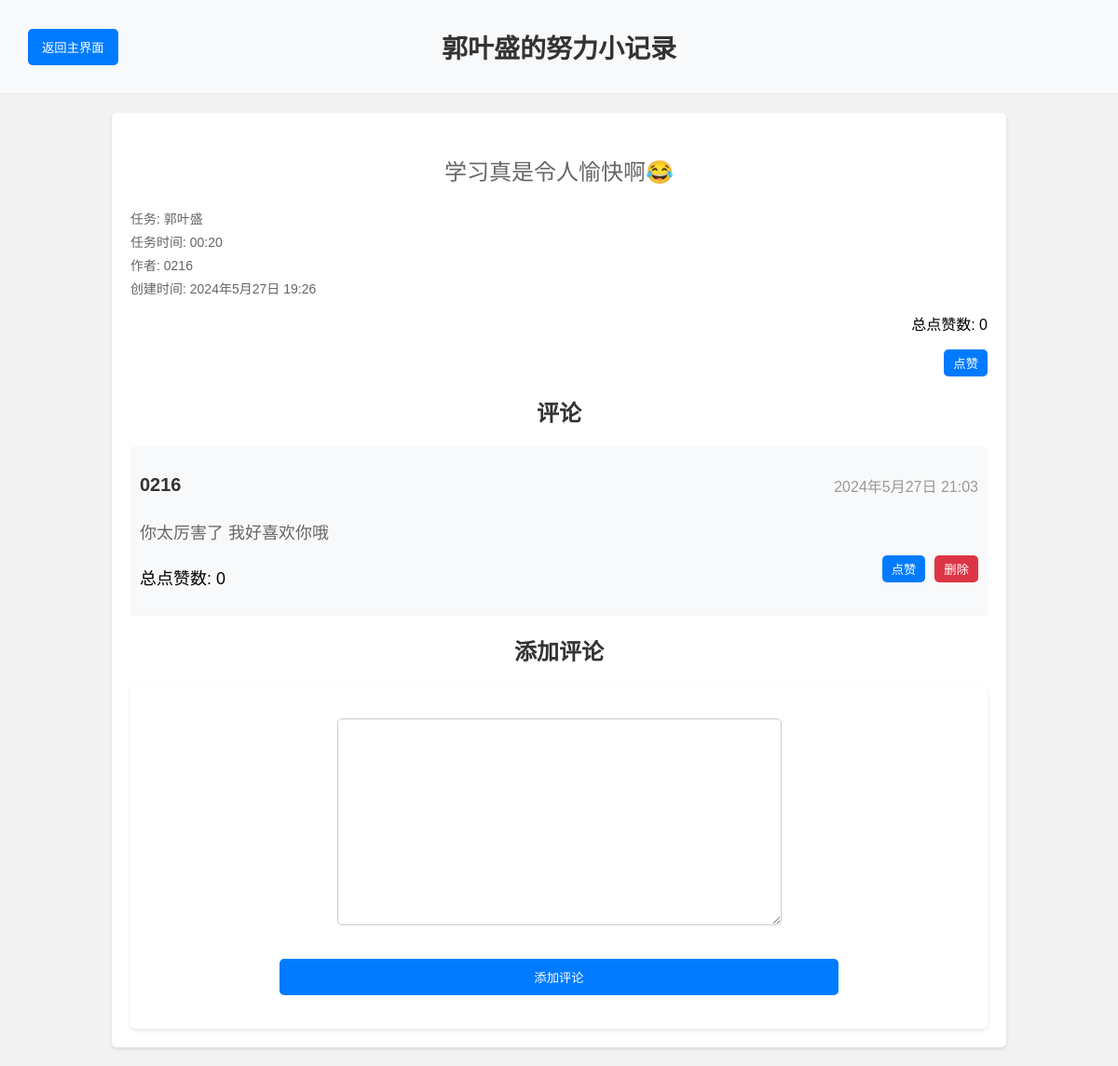
Page /post/21/ (signed in) on the earlier database version.
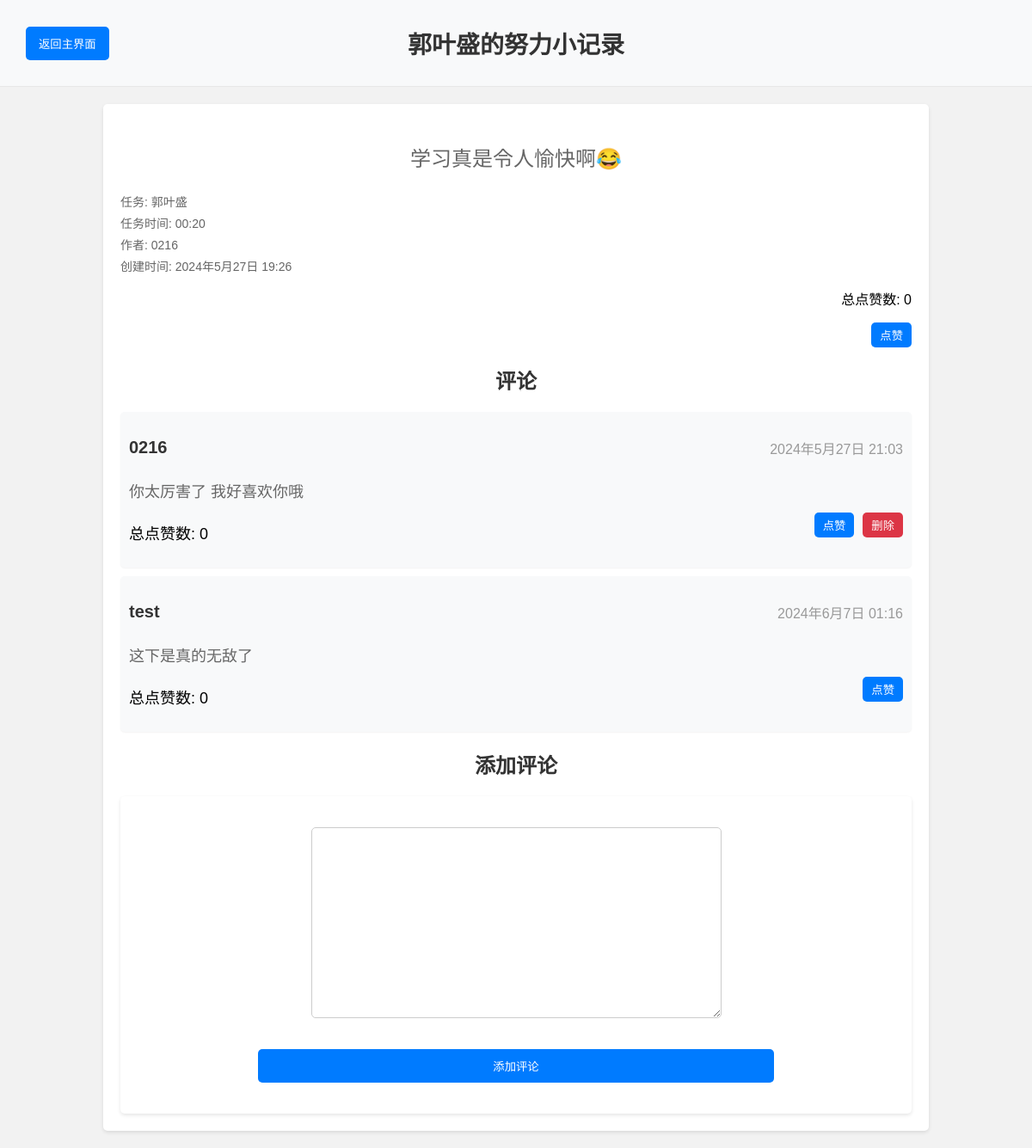
Same page on the later database version.
### community/models.py (models this page shows, shortened)
class Comment(models.Model):
    post = models.ForeignKey(Post, related_name='comments', on_delete=models.CASCADE)
    author = models.ForeignKey(User, on_delete=models.CASCADE)
    content = models.TextField()
    created_at = models.DateTimeField(auto_now_add=True)
    likes = models.ManyToManyField(User, related_name='comment_likes', blank=True)
    class Meta:
        db_table = 'comment_tb'
        verbose_name = '评论'
        verbose_name_plural = verbose_name
    def total_likes(self):
        return self.likes.count()

### community/views.py (the view)
# urls.py: path('post/<int:post_id>/', views.post_detail, name='post_detail'),  # 添加帖子详细页面的URL模式
@login_required
def post_detail(request, post_id):
    post = get_object_or_404(Post, id=post_id)
    comments = post.comments.all()
    if request.method == 'POST':
        form = CommentForm(request.POST)
        if form.is_valid():
            comment = form.save(commit=False)
            comment.post = post
            comment.author = request.user
            comment.save()
            return redirect('post_detail', post_id=post.id)
    else:
        form = CommentForm()
    return render(request, 'community/post_detail.html', {'post': post, 'comments': comments, 'form': form})

### community/forms.py
class CommentForm(forms.ModelForm):
    class Meta:
        model = Comment
        fields = ['content']
        labels = {
            'content': ''
        }

### community/models.py (called while the page is built)
    def total_likes(self):
        return self.likes.count()

### community/templates/community/post_detail.html (shortened to what this page needs)
{% load static %}
{% load filters %}
<link rel="stylesheet" href="{% static 'community/post_detail_style.css' %}">
{% block content %}
    <div class="navbar">
        <div class="navbar-left">
            <button onclick="location.href='{% url 'post_list' %}'" class="back-button">返回主界面</button>
        </div>
        <div class="navbar-center">
            <h1>{{ post.title }}</h1>
        </div>
    </div>
    <div class="post-detail">
        <div class="post-content">
            <p>{{ post.content }}</p>
        </div>
        <div class="post-details">
            <p1>任务: {{ post.task }}</p1>
            <p1>任务时间: {{ post.task_time }}</p1>
            <p1>作者: {{ post.author.username }}</p1>
            <p1>创建时间: {{ post.created_at }}</p1>
        </div>
        <div class="post-likes">
            <p class="total-likes">总点赞数: <span id="likes-count-post-{{ post.id }}">{{ post.total_likes }}</span></p>
            <form class="like-form" action="{% url 'like_item' 'post' post.id %}" method="POST">
                {% if user in post.likes.all %}
                    <button type="submit" class="like-button">取消点赞</button>
                {% else %}
                    <button type="submit" class="like-button">点赞</button>
                {% endif %}
            </form>
        </div>
        <h2>评论</h2>
        <ul class="comment-list">
            {% for comment in comments %}
                <li class="comment">
                    <div class="comment-header">
                        <p class="comment-author">{{ comment.author.username }}</p>
                        <p1 class="comment-time">{{ comment.created_at }}</p1>
                    </div>
                    <p class="comment-content">{{ comment.content }}</p>
                    <div class="comment-footer">
                        <p class="total-likes">总点赞数: <span id="likes-count-comment-{{ comment.id }}">{{ comment.total_likes }}</span></p>
                        <form class="like-form" action="{% url 'like_item' 'comment' comment.id %}" method="POST">
                            {% if user in comment.likes.all %}
                                <button type="submit" class="like-button">取消点赞</button>
                            {% else %}
                                <button type="submit" class="like-button">点赞</button>
                            {% endif %}
                        </form>
                        {% if user.is_authenticated and user == comment.author %}
                            <form method="post" action="{% url 'delete_comment' post.id comment.id %}" class="delete-form">
                                <button type="submit" class="red-button">删除</button>
                            </form>
                        {% endif %}
                    </div>
                </li>
            {% endfor %}
        </ul>
        <h2>添加评论</h2>
        <div class="comment-form">
            <form method="post">
                {{ form.as_p }}
                <button type="submit" class="submit-button">添加评论</button>
            </form>
        </div>
    </div>
{% endblock %}

Differences in the rows shown:
added Comment: author.username "test", created_at "2024年6月7日 01:16", content "这下是真的无敌了", total_likes "0", shows "点赞"
